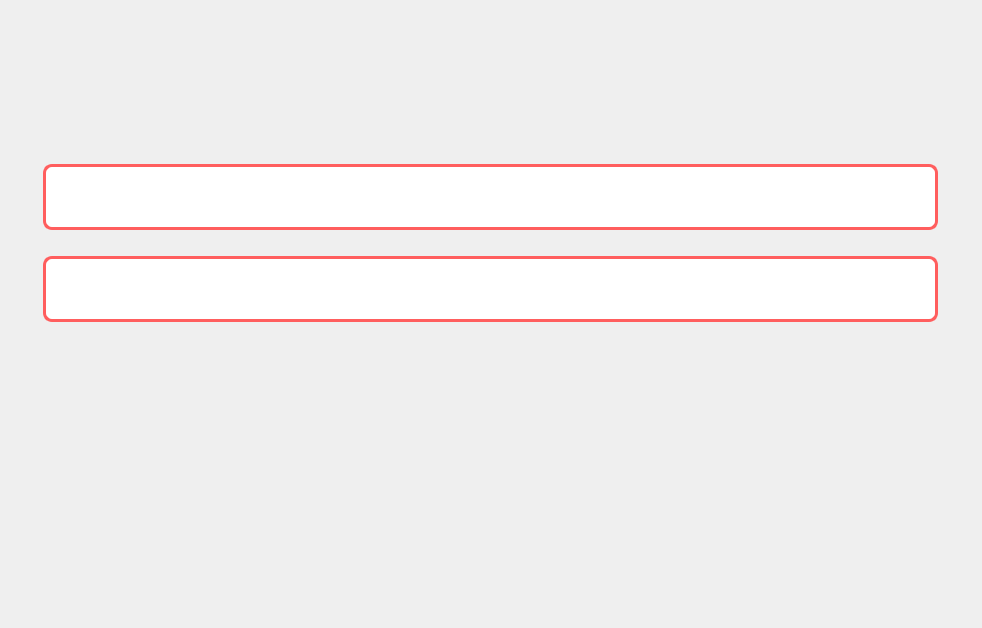
<?xml version="1.0" encoding="UTF-8"?>
<ui version="4.0">
 <class>TrainStationDeleteWindow</class>
 <widget class="QWidget" name="TrainStationDeleteWindow">
  <property name="geometry">
   <rect>
    <x>0</x>
    <y>0</y>
    <width>982</width>
    <height>628</height>
   </rect>
  </property>
  <property name="windowTitle">
   <string>Form</string>
  </property>
  <widget class="QLabel" name="label">
   <property name="geometry">
    <rect>
     <x>0</x>
     <y>0</y>
     <width>982</width>
     <height>628</height>
    </rect>
   </property>
   <property name="text">
    <string/>
   </property>
   <property name="pixmap">
    <pixmap resource="resources.qrc">:/DeleteConnectWindow.png</pixmap>
   </property>
  </widget>
  <widget class="QPushButton" name="pushButton_2">
   <property name="geometry">
    <rect>
     <x>958</x>
     <y>14</y>
     <width>17</width>
     <height>17</height>
    </rect>
   </property>
   <property name="styleSheet">
    <string notr="true">border-radius: 20px; </string>
   </property>
   <property name="text">
    <string/>
   </property>
   <property name="icon">
    <iconset resource="resources.qrc">
     <normaloff>:/closeIcon.png</normaloff>:/closeIcon.png</iconset>
   </property>
   <property name="iconSize">
    <size>
     <width>17</width>
     <height>17</height>
    </size>
   </property>
  </widget>
  <widget class="QPushButton" name="pushButton_9">
   <property name="geometry">
    <rect>
     <x>371</x>
     <y>476</y>
     <width>240</width>
     <height>82</height>
    </rect>
   </property>
   <property name="styleSheet">
    <string notr="true">border-radius: 20px; </string>
   </property>
   <property name="text">
    <string/>
   </property>
   <property name="icon">
    <iconset resource="resources.qrc">
     <normaloff>:/removeAdminNewButton.png</normaloff>:/removeAdminNewButton.png</iconset>
   </property>
   <property name="iconSize">
    <size>
     <width>240</width>
     <height>82</height>
    </size>
   </property>
  </widget>
  <widget class="QPushButton" name="pushButton_3">
   <property name="geometry">
    <rect>
     <x>934</x>
     <y>14</y>
     <width>17</width>
     <height>17</height>
    </rect>
   </property>
   <property name="styleSheet">
    <string notr="true">border-radius: 20px; </string>
   </property>
   <property name="text">
    <string/>
   </property>
   <property name="icon">
    <iconset resource="resources.qrc">
     <normaloff>:/swapIcon.png</normaloff>:/swapIcon.png</iconset>
   </property>
   <property name="iconSize">
    <size>
     <width>17</width>
     <height>17</height>
    </size>
   </property>
  </widget>
  <widget class="QComboBox" name="comboBox_2">
   <property name="geometry">
    <rect>
     <x>43</x>
     <y>256</y>
     <width>895</width>
     <height>66</height>
    </rect>
   </property>
   <property name="styleSheet">
    <string notr="true">QComboBox {
	border: 3px solid #FF5E5E;
    border-radius: 9px;
    padding: 5px 10px;
    min-width: 6em;
	background-color: white;	
}
QComboBox::drop-down {
	subcontrol-origin: padding;
    subcontrol-position: top right;
    width: 40px;
    border-left-width: 1px;
    border-left-style: solid;
    border-top-right-radius: 3px;
    border-bottom-right-radius: 3px;
}
QComboBox::down-arrow {
	image: url(:/DownArrow2.png);
}
QComboBox::drop-down:hover {
	background-color: lightgray;
}</string>
   </property>
  </widget>
  <widget class="QComboBox" name="comboBox">
   <property name="geometry">
    <rect>
     <x>43</x>
     <y>164</y>
     <width>895</width>
     <height>66</height>
    </rect>
   </property>
   <property name="styleSheet">
    <string notr="true">QComboBox {
	border: 3px solid #FF5E5E;
    border-radius: 9px;
    padding: 5px 10px;
    min-width: 6em;
	background-color: white;	
}
QComboBox::drop-down {
	subcontrol-origin: padding;
    subcontrol-position: top right;
    width: 40px;
    border-left-width: 1px;
    border-left-style: solid;
    border-top-right-radius: 3px;
    border-bottom-right-radius: 3px;
}
QComboBox::down-arrow {
	image: url(:/DownArrow2.png);
}
QComboBox::drop-down:hover {
	background-color: lightgray;
}</string>
   </property>
  </widget>
 </widget>
 <resources>
  <include location="resources.qrc"/>
 </resources>
 <connections/>
</ui>
